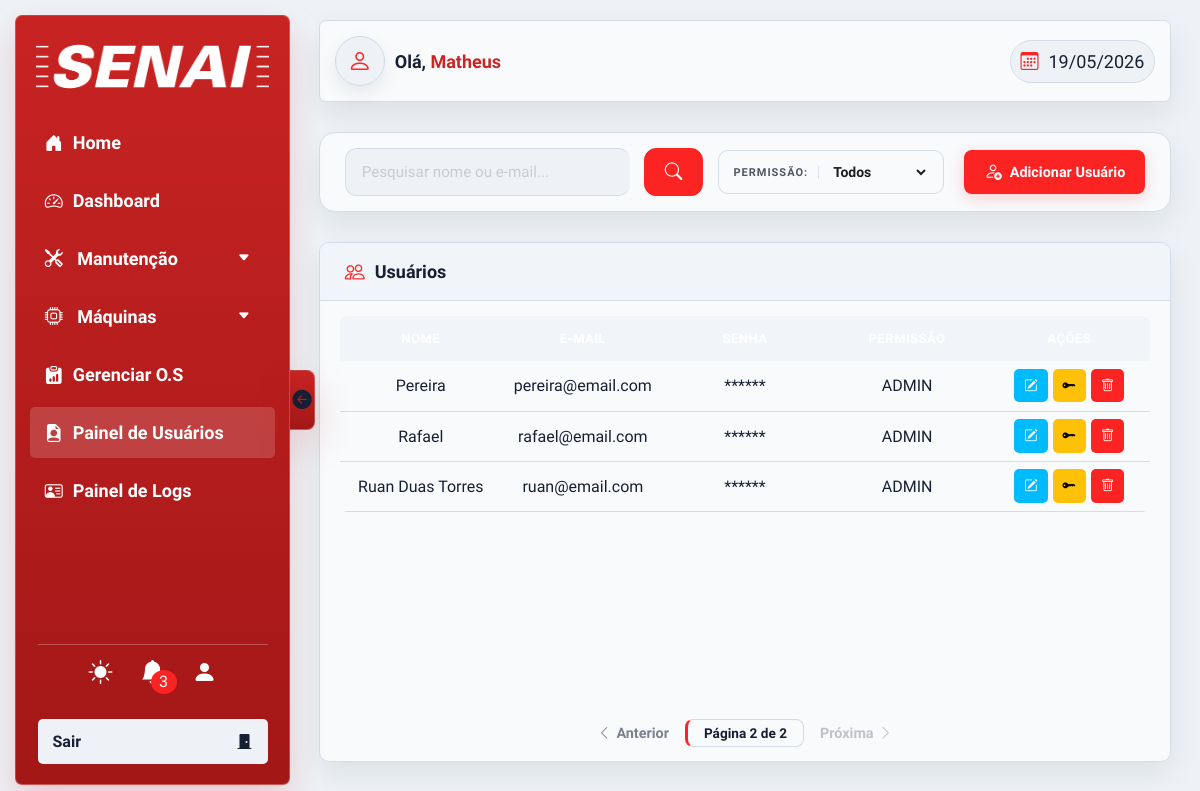
/php/views/usuarios.php?&page=2 (signed in), run on the app's committed database.
### tables this page shows
CREATE TABLE `usuarios` (
  `id` int(11) NOT NULL,
  `nome` varchar(200) NOT NULL,
  `email` varchar(200) NOT NULL,
  `senha` varchar(245) NOT NULL,
  `senha_padrao` int(11) NOT NULL DEFAULT 1,
  `permissao` enum('ADMIN','GESTOR','NORMAL') NOT NULL DEFAULT 'NORMAL',
  `foto` varchar(255) DEFAULT NULL
);

### php/views/usuarios.php (the view, shortened to what this page needs)
<?php
require __DIR__ . '/../configs/conexao.php';
$busca_atual = isset($_GET['search']) ? trim($_GET['search']) : '';
$filtro_permissao = isset($_GET['filtro-permissao']) ? trim($_GET['filtro-permissao']) : '';
$pagina_atual = isset($_GET['page']) ? (int) $_GET['page'] : 1;
$limite = 8;
$permissoes_lista = [];
$r = $conn->query("SELECT DISTINCT permissao FROM usuarios WHERE permissao IS NOT NULL AND permissao != '' ORDER BY permissao ASC");
if ($r) { while ($row = $r->fetch_assoc()) $permissoes_lista[] = $row['permissao']; }
$where = "";
$sql_count = "SELECT COUNT(*) as total FROM usuarios" . $where;
$res_count = $conn->query($sql_count);
$total_registros = $res_count->fetch_assoc()['total'];
$total_paginas = ceil($total_registros / $limite);
$offset = ($pagina_atual - 1) * $limite;
$sql = "SELECT * FROM usuarios" . $where . " ORDER BY nome ASC LIMIT $limite OFFSET $offset";
$resultado = $conn->query($sql);
?>
<!DOCTYPE html>
<html lang="pt-br" data-tema="">
<head>
    <link rel="stylesheet" href="../../css/style.css">
    <link rel="stylesheet" href="../../css/nav.css">
    <link rel="stylesheet" href="../../css/header.css">
    <link rel="stylesheet" href="../../css/modal.css">
    <link rel="stylesheet" href="../../css/global.css">
    <link rel="stylesheet" href="https://cdn.jsdelivr.net/npm/bootstrap-icons@1.13.1/font/bootstrap-icons.min.css">
</head>
<body>
    <?php require __DIR__ . '/../components/nav.php'; ?>
    <section class="sec-main">
        <?php require __DIR__ . '/../components/header.php'; ?>
        <div class="page-actions-bar">
            <form action="" method="GET" class="page-search-form">
                <div class="page-search-box <?php echo $busca_atual ? 'has-content' : ''; ?>">
                    <input type="text" name="search" id="pesquisa" value="<?php echo htmlspecialchars($busca_atual); ?>"
                        placeholder="Pesquisar nome ou e-mail...">
                </div>
                <button type="submit" class="btn-search">
                    <i class="bi bi-search"></i>
                </button>
                <?php if (!empty($permissoes_lista)): ?>
                <div class="page-filter-box">
                    <label>Permissão:</label>
                    <select name="filtro-permissao" onchange="this.form.submit()">
                        <option value="">Todos</option>
                    </select>
                </div>
                <?php endif; ?>
            </form>
            <button class="btn-page-action" onclick="showModal('adicaoUser')">
                <i class="bi bi-person-add"></i> Adicionar Usuário
            </button>
        </div>
        <div class="tabela-bg2">
            <div class="tabela-titulo">
                <i class="bi bi-people"></i>
                <h2>Usuários</h2>
            </div>
            <div class="tabela-wrapper">
                <table class="tabela-main">
                    <thead>
                        <th>Nome</th>
                        <th>E-mail</th>
                        <th>Senha</th>
                        <th>Permissão</th>
                        <th>Ações</th>
                    <tbody id="tabela-usuarios">
                        <?php
                        if ($resultado && $resultado->num_rows > 0) {
                            while ($linha = $resultado->fetch_assoc()) {
                                echo "<tr>";
                                echo "<td>" . htmlspecialchars($linha["nome"]) . "</td>";
                                echo "<td>" . htmlspecialchars($linha["email"]) . "</td>";
                                echo "<td>******</td>";
                                echo "<td> <div class='div-permissao'>" . htmlspecialchars($linha["permissao"]) . "</div></td>";
                                echo "<td>
                                        <div style='display: flex; gap: 5px; justify-content: center;'>
                                            <button class='btnAcao editar' type='button' title='Editar Usuário' onclick=\"showModal('edicaoUser', " . $linha['id'] . ")\"><i class='bi bi-pencil-square'></i></button>
                                            <button class='btnAcao deletar' type='button' style='background-color: #ffc107; color: #000;' title='Resetar Senha' onclick=\"showModal('resetPass', " . $linha['id'] . ")\"><i class='bi bi-key-fill'></i></button>
                                            <button class='btnAcao deletar' type='button' title='Excluir Usuário' onclick=\"showModal('dell', " . $linha['id'] . ",'usuario')\"><i class='bi bi-trash'></i></button>
                                        </div>
                                      </td>";
                                echo "</tr>";
                            }
                        } else {
                            echo "<tr><td colspan='5' style='text-align:center; padding: 30px; color: #888;'>Nenhum usuário encontrado para esta pesquisa.</td></tr>";
                        }
                        ?>
                    </tbody>
                </table>
            </div>
            <div class="page-pagination">
                <?php
                    $pag_params = http_build_query(array_filter([
                        'search' => $busca_atual,
                        'filtro-permissao' => $filtro_permissao,
                    ], fn($v) => $v !== ''));
                ?>
                <?php if ($pagina_atual > 1): ?>
                    <a href="?<?= $pag_params ?>&page=<?= $pagina_atual - 1 ?>" class="pag-btn"><i class="bi bi-chevron-left"></i> Anterior</a>
                <?php else: ?>
                    <span class="pag-btn disabled"><i class="bi bi-chevron-left"></i> Anterior</span>
                <?php endif; ?>
                <span class="pag-current">Página <?php echo $pagina_atual; ?> de <?php echo $total_paginas; ?></span>
                <?php if ($pagina_atual < $total_paginas): ?>
                    <a href="?<?= $pag_params ?>&page=<?= $pagina_atual + 1 ?>" class="pag-btn">Próxima <i class="bi bi-chevron-right"></i></a>
                <?php else: ?>
                    <span class="pag-btn disabled">Próxima <i class="bi bi-chevron-right"></i></span>
                <?php endif; ?>
            </div>
        </div>
    </section>
</body>
</html>

### css/modal.css (style rules this page uses)
.modal-notificacao .notificacao h6, h5, h4, h3, h2, h1 { color: var(--corDestaque); }

### css/global.css (style rules this page uses)
* { padding: 0; margin: 0; box-sizing: border-box; font-family: "TASA Orbiter", sans-serif; outline: none; }
body { width: 100%; height: 100vh; min-height: 100vh; background: var(--corFundo); animation: animacaoCoringa 0.4s forwards ease-in-out; overflow-x: hidden; }
.sec-main { transition: padding-left 0.3s ease; padding-left: 310px; padding-right: 20px; padding-top: 20px; padding-bottom: 40px; width: 100%; min-height: 100vh; display: flex; flex-direction: column; align-items: center; gap: 30px; }
:root { --text-4xl: 48px; --text-2xl: 24px; --text-xl: 20px; --text-lg: 18px; --text-base: 16px; --text-sm: 14px; --corBase: #fc2323; --corDestaque: #ca2525; --corEscura: #646464; --corBranca: #FFFFFF; --confirmar: oklch(76.5% 0.177 163.223); --confirmarHover: oklch(69.6% 0.17 162.48); --editar: oklch(74.6% 0.16 232.661); --editarHover: oklch(58.8% 0.158 241.966); --ferramentas: oklch(62.476% 0.25289 28.919); --ferramentasHover: oklch(59.123% 0.23572 27.395); --clipes: oklch(75% 0.183 55.934); --clipesHover: oklch(76.9% 0.188 70.08); --hoverTr: #cecccc34; --cinzafundo: #a1a1a1b6; --txtClaro: #FFF; --txtEscuro: #000000; --corLogin: rgb(219, 219, 219); --status-ok: rgb(38, 240, 65); --status-warning: rgb(233, 206, 54); --status-danger: red; --status-pereira: rgb(79, 79, 207); }
html[data-tema='claro'] { --corFundo: #eef2f6; --corFundo2: #f8fafc; --sombra: 0 12px 30px rgba(15, 23, 42, .08); --sombra2: 0 8px 20px rgba(15, 23, 42, .08); --corTxt2: #111827; --corTxt: #FFFFFF; --corTxt3: #172033; --corBordas: #d3dce7; --corBarra: #b91c1c; --hoverTr: rgba(185, 28, 28, .08); --cinzafundo: #e7edf4; }
html[data-tema='claro'] body { background: var(--corFundo); color: var(--corTxt3); }
html[data-tema='claro'] .div-header, html[data-tema='claro'] .tabela-bg, html[data-tema='claro'] .tabela-bg2, html[data-tema='claro'] .doc-card, html[data-tema='claro'] .doc-hero, html[data-tema='claro'] .welcome-box, html[data-tema='claro'] .modal-box, html[data-tema='claro'] .card-box-filho { border-color: var(--corBordas); box-shadow: var(--sombra); }
html[data-tema='claro'] table thead, html[data-tema='claro'] .tabela-titulo { background: #f1f5f9; }

### data on the page
usuarios: nome "Pereira", email "pereira@email.com", permissao "ADMIN"
usuarios: nome "Rafael", email "rafael@email.com", permissao "ADMIN"
usuarios: nome "Ruan Duas Torres", email "ruan@email.com", permissao "ADMIN"

### other printed values
$totalNoti "3"
$nome_usuario "Matheus"
$pagina_atual "2"
$total_paginas "2"
